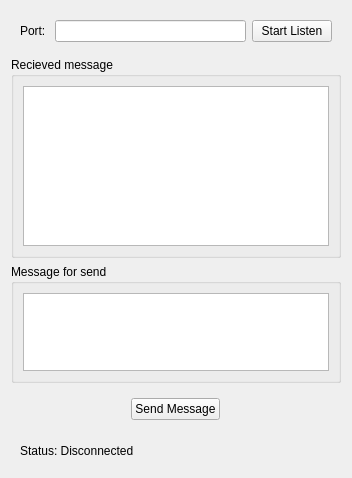
<?xml version="1.0" encoding="UTF-8"?>
<ui version="4.0">
 <class>TCPClientWindow</class>
 <widget class="QWidget" name="TCPClientWindow">
  <property name="geometry">
   <rect>
    <x>0</x>
    <y>0</y>
    <width>352</width>
    <height>478</height>
   </rect>
  </property>
  <property name="windowTitle">
   <string>Form</string>
  </property>
  <layout class="QVBoxLayout" name="verticalLayout">
   <item>
    <widget class="QWidget" name="widget" native="true">
     <layout class="QHBoxLayout" name="horizontalLayout">
      <item>
       <widget class="QLabel" name="label">
        <property name="text">
         <string>Port: </string>
        </property>
       </widget>
      </item>
      <item>
       <widget class="QLineEdit" name="portInput"/>
      </item>
      <item>
       <widget class="QPushButton" name="setListenButton">
        <property name="text">
         <string>Start Listen</string>
        </property>
       </widget>
      </item>
     </layout>
    </widget>
   </item>
   <item>
    <widget class="QGroupBox" name="groupBox">
     <property name="minimumSize">
      <size>
       <width>0</width>
       <height>200</height>
      </size>
     </property>
     <property name="title">
      <string>Recieved message</string>
     </property>
     <layout class="QHBoxLayout" name="horizontalLayout_2">
      <item>
       <widget class="QTextEdit" name="historyMsg"/>
      </item>
     </layout>
    </widget>
   </item>
   <item>
    <widget class="QGroupBox" name="groupBox_2">
     <property name="maximumSize">
      <size>
       <width>16777215</width>
       <height>150</height>
      </size>
     </property>
     <property name="title">
      <string>Message for send</string>
     </property>
     <layout class="QHBoxLayout" name="horizontalLayout_3">
      <item>
       <widget class="QTextEdit" name="sendMsg"/>
      </item>
     </layout>
    </widget>
   </item>
   <item>
    <widget class="QWidget" name="widget_2" native="true">
     <layout class="QHBoxLayout" name="horizontalLayout_4">
      <item>
       <spacer name="horizontalSpacer">
        <property name="orientation">
         <enum>Qt::Horizontal</enum>
        </property>
        <property name="sizeHint" stdset="0">
         <size>
          <width>112</width>
          <height>20</height>
         </size>
        </property>
       </spacer>
      </item>
      <item>
       <widget class="QPushButton" name="sendButton">
        <property name="text">
         <string>Send Message</string>
        </property>
       </widget>
      </item>
      <item>
       <spacer name="horizontalSpacer_2">
        <property name="orientation">
         <enum>Qt::Horizontal</enum>
        </property>
        <property name="sizeHint" stdset="0">
         <size>
          <width>112</width>
          <height>20</height>
         </size>
        </property>
       </spacer>
      </item>
     </layout>
    </widget>
   </item>
   <item>
    <widget class="QWidget" name="widget_3" native="true">
     <layout class="QVBoxLayout" name="verticalLayout_2">
      <item>
       <widget class="QLabel" name="statusLable">
        <property name="text">
         <string>Status: Disconnected</string>
        </property>
       </widget>
      </item>
     </layout>
    </widget>
   </item>
  </layout>
 </widget>
 <resources/>
 <connections/>
</ui>
